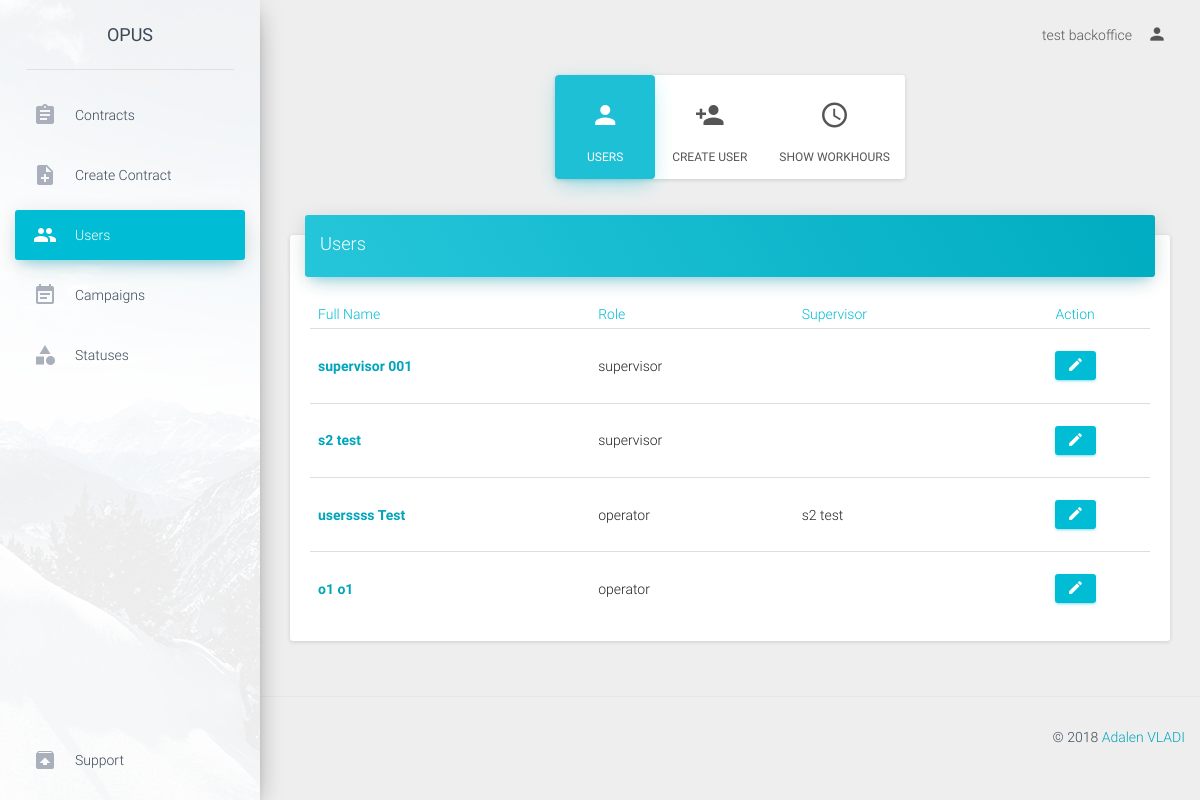
The page /backoffice/users (signed in) on the database as committed earlier.
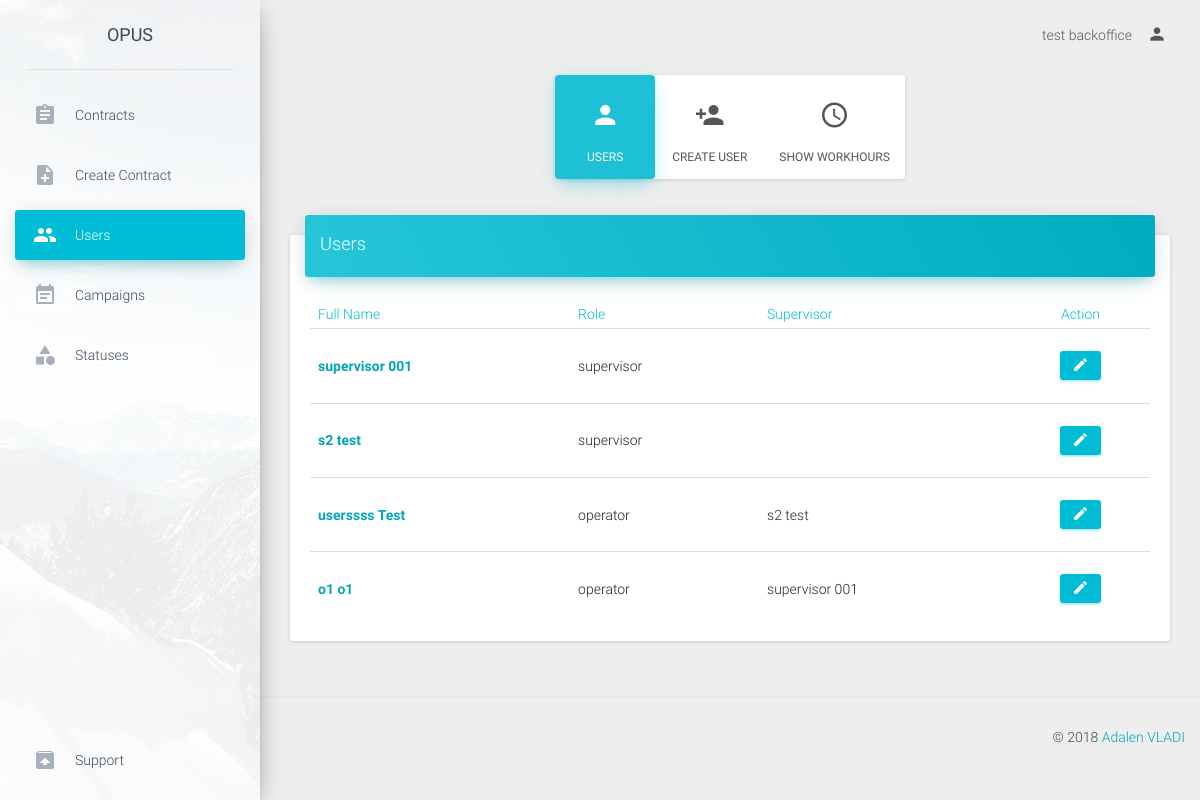
The same page on the database as committed later.
### tables this page shows
CREATE TABLE `users` (
  `user_id` int(11) NOT NULL,
  `username` varchar(50) NOT NULL,
  `password` text NOT NULL,
  `first_name` varchar(50) NOT NULL,
  `last_name` varchar(50) NOT NULL,
  `role` enum('operator','supervisor','backoffice','admin') NOT NULL DEFAULT 'operator',
  `supervisor` int(11) NOT NULL COMMENT 'user_id'
);

### public/index.php (called while the page is built, shortened)
<?php
require APP . 'core/controller.php';
$app = new Application();

### application/core/controller.php (called while the page is built, shortened)
<?php
class Controller
{
    public $db = null;
    private function openDatabaseConnection()
    {
        $options = array(PDO::ATTR_DEFAULT_FETCH_MODE => PDO::FETCH_OBJ, PDO::ATTR_ERRMODE => PDO::ERRMODE_WARNING);
        $this->db = new PDO(DB_TYPE . ':host=' . DB_HOST . ';dbname=' . DB_NAME . ';charset=' . DB_CHARSET, DB_USER, DB_PASS, $options);
    }
    public function loadModel()
    {
        if (isset($_SESSION['role'])) {
            switch ($_SESSION['role']) {
                case 'backoffice':
                    require APP . 'model/backoffice.php';
                    break;
            }
        }else{
            require APP . 'model/model.php';
        }
        $this->model = new Model($this->db);
    }
}

### application/model/backoffice.php (called while the page is built, shortened)
<?php
class Model
{
    function __construct($db)
    {
        try {
            $this->db = $db;
        } catch (PDOException $e) {
            exit('Database connection could not be established.');
        }
    }
    public function getUsers(){
        $sql="SELECT * FROM users  WHERE role!='admin' AND role!='backoffice' ORDER BY role DESC";
        $query=$this->db->prepare($sql);
        $query->execute();
        return $query->fetchAll();
    }
    public function getSupervisorByOperator($user_id){
        $sql="SELECT * FROM users where user_id= :user_id LIMIT 1";
        $query=$this->db->prepare($sql);
        $query->execute(array(':user_id' =>$user_id));
        $supervisor=$query->fetch();
        if ($supervisor) {
            return $supervisor->first_name.' '.$supervisor->last_name;
        }else{
            return '';
        }
    }
}

### application/view/backoffice/users.php (the view, shortened to what this page needs)
<div class="content" style="margin-top: 20px;">
    <div class="container-fluid">
        <div class="row">
            <div class="col-md-3 ml-auto mr-auto text-center"></div>
            <div class="col-md-6 ml-auto mr-auto text-center">
                <ul style="max-width: fit-content;" class="max-width: fit-content; card nav nav-pills nav-pills-warning nav-pills-icons justify-content-center" role="tablist">
                    <li class="nav-item active">
                          <a class="nav-link" href="" role="tablist">
                              <i class="material-icons">person</i>
                              Users
                          </a>
                    </li>
                    <li class="nav-item">
                        <a class="nav-link" href="createUser" role="tablist">
                            <i class="material-icons">person_add</i>
                            Create User
                        </a>
                    </li>
                    <li class="nav-item">
                        <a class="nav-link" href="users/workhours/<?=date('Y-m');?>" role="tablist">
                            <i class="material-icons">access_time</i>
                            Show Workhours
                        </a>
                    </li>
                </ul>
            </div>
            <div class="col-md-3 ml-auto mr-auto text-center"></div>
        </div>
        <div class="row">
            <div class="col-md-12">
                <div class="card">
                    <div class="card-header" data-background-color="blue">
                        <h4 class="title">Users</h4>
                    </div>
                    <div class="card-content table-responsive">
                        <table class="table">
                            <thead class="text-info">
                                <th>Full Name</th>
                                <th>Role</th>
                                <th>Supervisor</th>
                                <th><center>Action</center></th>
                            </thead>
                            <tbody>
                                <?php
                                    $output='';
                                    foreach ($users as $user) {
                                        $output.='<tr>
                                                    <td><a class="user_name_l" href="viewUser/'.$user->user_id.'">'.$user->first_name.' '.$user->last_name.'</a></td>
                                                    <td>'.$user->role.'</td>
                                                    <td>'.$this->model->getSupervisorByOperator($user->supervisor).'</td>
                                                    <td><center><a type="button" rel="tooltip" class="btn btn-info user_l" href="'.URL.$_SESSION['role'].'/editUser/'.$user->user_id.'" ><i class="material-icons">edit</i></a></center></td>
                                                </tr>';
                                    }
                                    echo $output;
                                 ?>
                            </tbody>
                        </table>
                    </div>
                </div>
            </div>
        </div>
    </div>
</div>

Rows that differ between the two databases and show on the page:
changed users (number 4 of 4 on the later page): supervisor (not shown) → "supervisor 001"
